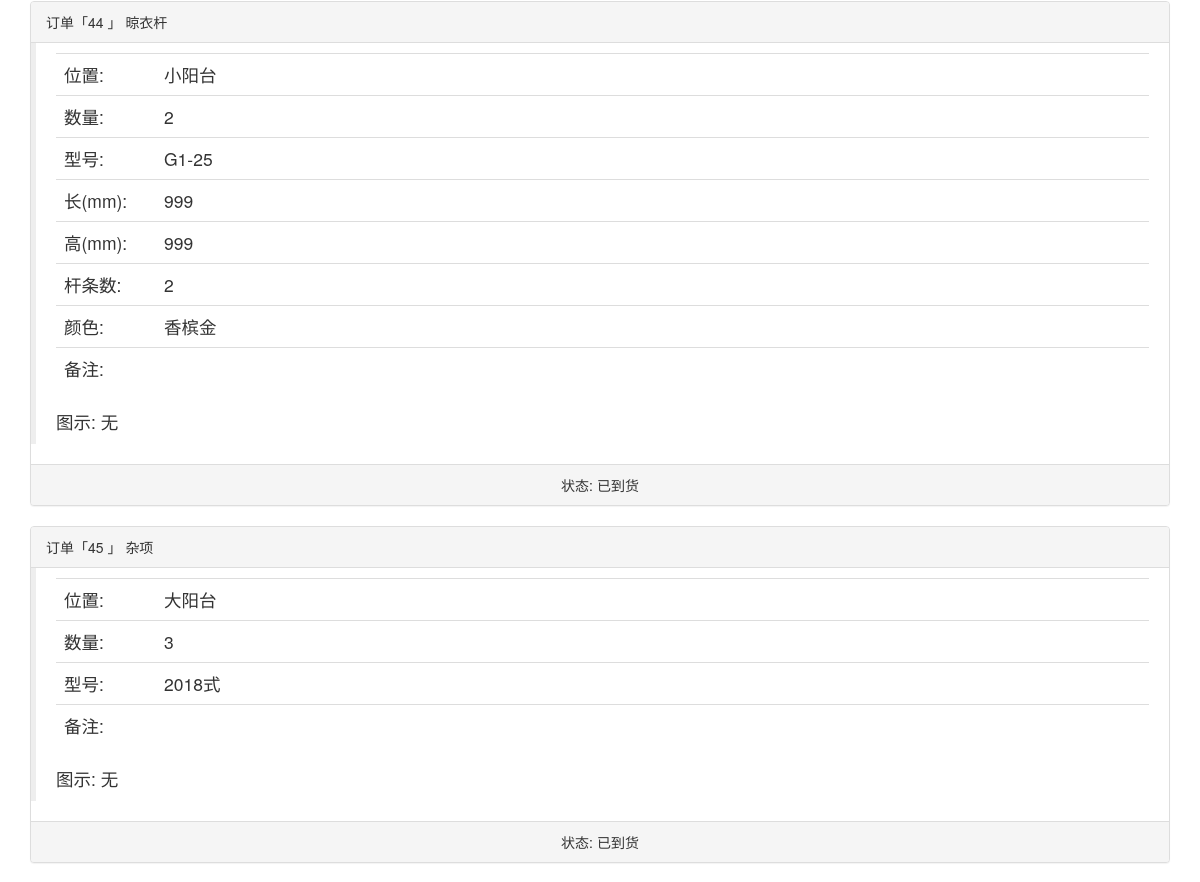
Page /showkehudd/5 (signed in, middle part) on the earlier database version.
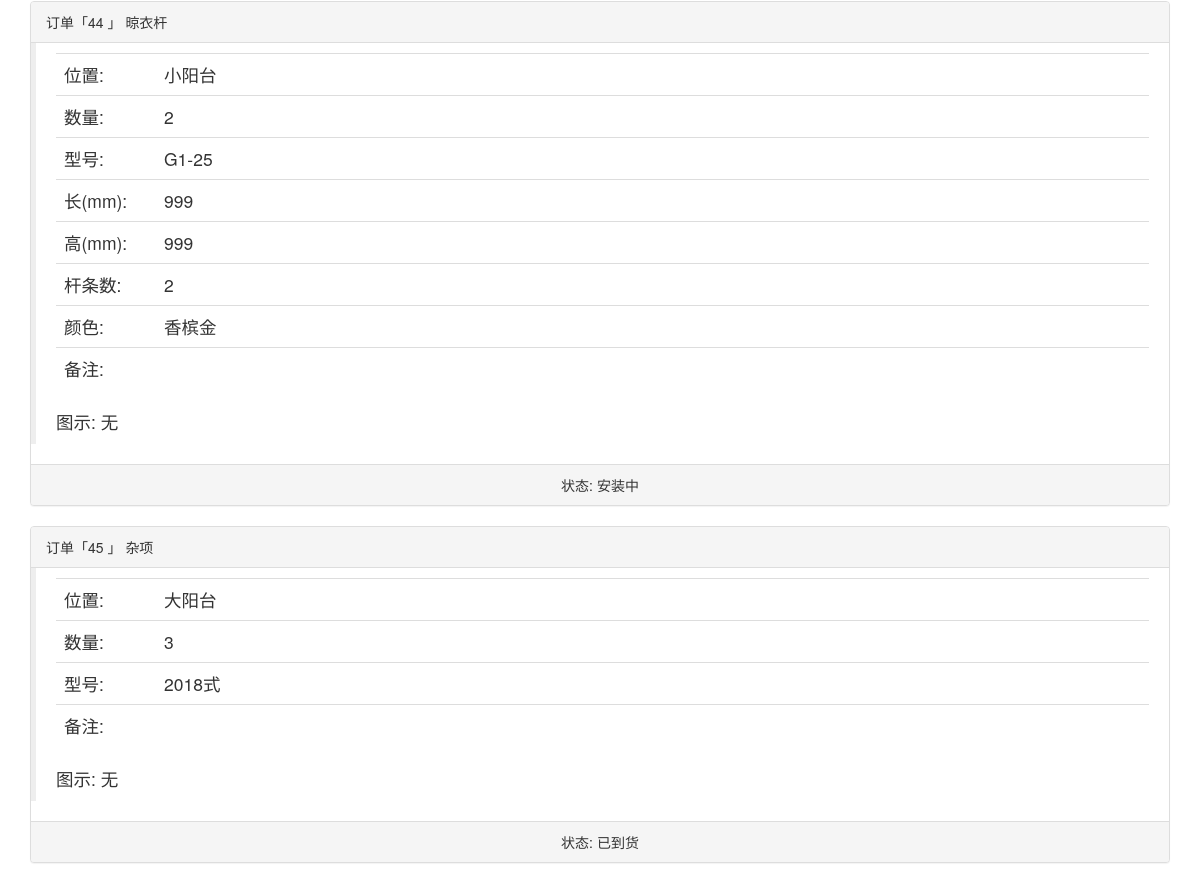
Same page on the later database version.
### app/models.py (models this page shows, shortened)
class Dingdan(db.Model):
    __tablename__ = 'dingdans'
    id = db.Column(db.Integer, primary_key=True)
    kehu_id = db.Column(db.Integer, db.ForeignKey('kehus.id'))
    chanpin_id = db.Column(db.Integer, db.ForeignKey('chanpins.id'))
    shuliang = db.Column(db.Integer)
    weizhi = db.Column(db.String(64))
    xinghao = db.Column(db.String(64))
    kuan_chang = db.Column(db.Integer)
    gao = db.Column(db.Integer)
    meikongkuan_bashoudigao = db.Column(db.Integer)
    color = db.Column(db.String(64))
    shanshu = db.Column(db.Integer)
    zhonghengtiaoshu_gantiaoshu = db.Column(db.Integer)
    shuowei = db.Column(db.String(64))
    ishaveht = db.Column(db.String(64))
    zhangfa_dengfenshu_kaishuofangshi = db.Column(db.String(64))
    jiage = db.Column(db.Float)
    tushipic = db.Column(db.String(64))
    beizhu = db.Column(db.String(64))
    status = db.Column(db.Integer, default=1)  # 1测尺、2业务下单、3工厂下单、4工厂入库、5工厂发货、6收货、7派工、8装完、9安清款
    fakaidi = db.Column(db.String(64))  # -1
    time_1 = db.Column(db.DateTime())
    user_1_id = db.Column(db.Integer, db.ForeignKey('users.id'))
    beizhue = db.Column(db.String(64))
    time0 = db.Column(db.DateTime(), default=datetime.utcnow)
    user0_id = db.Column(db.Integer, db.ForeignKey('users.id'))
    time1 = db.Column(db.DateTime())
    user1_id = db.Column(db.Integer, db.ForeignKey('users.id'))
    time2 = db.Column(db.DateTime())
    user2_id = db.Column(db.Integer, db.ForeignKey('users.id'))
    time3 = db.Column(db.DateTime())
    user3_id = db.Column(db.Integer, db.ForeignKey('users.id'))
    time4 = db.Column(db.DateTime())
    user4_id = db.Column(db.Integer, db.ForeignKey('users.id'))
    time5 = db.Column(db.DateTime())
    user5_id = db.Column(db.Integer, db.ForeignKey('users.id'))
    time6 = db.Column(db.DateTime())
    user6_id = db.Column(db.Integer, db.ForeignKey('users.id'))
    time7 = db.Column(db.DateTime())
    user7_id = db.Column(db.Integer, db.ForeignKey('users.id'))
    time8 = db.Column(db.DateTime())
    user8_id = db.Column(db.Integer, db.ForeignKey('users.id'))
    time9 = db.Column(db.DateTime())
    user9_id = db.Column(db.Integer, db.ForeignKey('users.id'))
    time_1 = db.Column(db.DateTime())
    user_1_id = db.Column(db.Integer, db.ForeignKey('users.id'))
    beizhue = db.Column(db.String(64))
    az_status = db.Column(db.Integer)
    az_beizhue = db.Column(db.String(64))
    az_time_1 = db.Column(db.DateTime())
    az_time1 = db.Column(db.DateTime())
    az_time2 = db.Column(db.DateTime())
    az_time3 = db.Column(db.DateTime())
    azd_id = db.Column(db.Integer, db.ForeignKey('users.id'))
    dingdan_azd = db.relationship("User", foreign_keys=[azd_id])

class Chanpin(db.Model):
    __tablename__ = 'chanpins'
    id = db.Column(db.Integer, primary_key=True)
    pinming = db.Column(db.String(64))
    jiage = db.Column(db.Float)
    beizhu = db.Column(db.String(64))
    dingdans = db.relationship('Dingdan', backref='chanpin', lazy='dynamic')

### app/main/views.py (the view, shortened to what this page needs)
@main.route('/showkehudd/<int:id>', methods=['GET', 'POST'])
@login_required
def showkehudd(id):
    if current_user.role != '业务员':
        return redirect(url_for('main.index'))
    form = WilladdcpForm()
    kehu = Kehu.query.get(id)
    user = current_user._get_current_object()
    return render_template('showkehudd.html', form=form, kehu=kehu)

### app/models.py (called while the page is built)
    @login_manager.user_loader
    def load_user(user_id):
        return User.query.get(int(user_id))

### app/templates/showkehudd.html (shortened to what the changed rows need)
{% extends "base.html" %}
{% import "bootstrap/wtf.html" as wtf %}
{% block page_content %}
    {% for dingdan in kehu.dingdans %}
        <div class="panel panel-default">
            <div class="panel-heading">订单「{{ dingdan.id }} 」 {{ dingdan.chanpin.pinming }}
            </div>
            <div class="post-body">
                <blockquote>
                    <table class="table">
                        <tr>
                            <td style="width: 100px;">位置:</td>
                            <td>{{ dingdan.weizhi }}</td>
                        </tr>
                        <tr>
                            <td>数量:</td>
                            <td>{{ dingdan.shuliang }}</td>
                        </tr>
                        <tr>
                            <td>型号:</td>
                            <td>{{ dingdan.xinghao }}</td>
                        </tr>
                        {% if dingdan.chanpin.pinming == '隐形网' %}
                            <tr>
                                <td>宽(mm):</td>
                                <td>{{ dingdan.kuan_chang }}</td>
                            </tr>
                            <tr>
                                <td>高(mm):</td>
                                <td>{{ dingdan.gao }}</td>
                            </tr>
                            <tr>
                                <td>颜色:</td>
                                <td>{{ dingdan.color }}</td>
                            </tr>
                        {% elif dingdan.chanpin.pinming == '纱门' %}
                            <tr>
                                <td>宽(mm):</td>
                                <td>{{ dingdan.kuan_chang }}</td>
                            </tr>
                            <tr>
                                <td>高(mm):</td>
                                <td>{{ dingdan.gao }}</td>
                            </tr>
                            <tr>
                                <td>内空宽(mm):</td>
                                <td>{{ dingdan.meikongkuan_bashoudigao }}</td>
                            </tr>
                            <tr>
                                <td>颜色:</td>
                                <td>{{ dingdan.color }}</td>
                            </tr>
                            <tr>
                                <td>扇数:</td>
                                <td>{{ dingdan.shanshu }}</td>
                            </tr>
                            <tr>
                                <td>中横条数:</td>
                                <td>{{ dingdan.zhonghengtiaoshu_gantiaoshu }}</td>
                            </tr>
                            <tr>
                                <td>锁位:</td>
                                <td>{{ dingdan.shuowei }}</td>
                            </tr>
                            <tr>
                                <td>装法:</td>
                                <td>{{ dingdan.zhangfa_dengfenshu_kaishuofangshi }}</td>
                            </tr>
                        {% elif dingdan.chanpin.pinming == '晾衣杆' or dingdan.chanpin.pinming == '晾衣机' %}
                            <tr>
                                <td>长(mm):</td>
                                <td>{{ dingdan.kuan_chang }}</td>
                            </tr>
                            <tr>
                                <td>高(mm):</td>
                                <td>{{ dingdan.gao }}</td>
                            </tr>
                            <tr>
                                <td>杆条数:</td>
                                <td>{{ dingdan.zhonghengtiaoshu_gantiaoshu }}</td>
                            </tr>
                            <tr>
                                <td>颜色:</td>
                                <td>{{ dingdan.color }}</td>
                            </tr>
                        {% endif %}
                        <tr>
                            <td>备注:</td>
                            <td>{{ dingdan.beizhu }}</td>
                        </tr>
                    </table>
                    图示:
                                            {% if dingdan.tushipic %}
                                                <br>
                                                <img height="180" src="/static/upload/{{ dingdan.tushipic }}">
                                                {% else %}
                                                无
                                                {% endif %}
                </blockquote>
            </div>
            <div class="panel-footer text-center">状态:
                {% if dingdan.status == 1 %}
                    已量尺
                {% elif dingdan.status == -1 %}
                    <span style="font-weight:bold;color:red;">该单异常，已终止({{ dingdan.beizhue }}){{ moment(dingdan.time_1).fromNow(refresh=True) }}</span>
                        <a class="btn btn-success  glyphicon glyphicon-tags"
                           href="{{ url_for('main.readddingdan', khid=kehu.id, ddid=dingdan.id) }}">重订同品类单</a>
                {% elif dingdan.status == 2 %}
                    已下单
                {% elif dingdan.status == 3 %}
                    已订货
                {% elif dingdan.status == 4 %}
                    已入库
                {% elif dingdan.status == 5 %}
                    已发货
                {% elif dingdan.status == 6 %}
                    已到货
                {% elif dingdan.status == 7 %}
                    安装中
                {% elif dingdan.status == 8 %}
                    安装完成
                {% elif dingdan.status == 9 %}
                    完成收款
                {% else %}
                    状态有误
                {% endif %}
            </div>
        </div>
    {% endfor %}
{% endblock %}

Differences in the rows shown:
changed Dingdan "小阳台": status "已到货" → "安装中"
